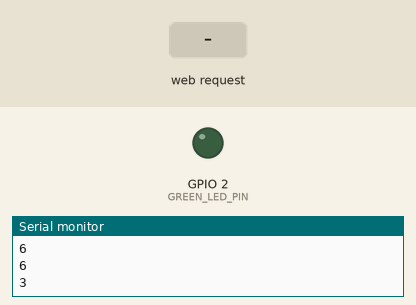
Simulated run of this program. Board: ESP32. Parts: output pins drawn as LEDs (lit = HIGH), the last lines printed to the serial monitor. The test bench sets the inputs (shaded band). WiFi joins after 1.5 s; servers stay silent unless stated; storage starts empty; EEPROM starts erased.

Above: at 3.7 s.
3.8 s: HTTP request GET /ledupdate received
At 4.9 s:
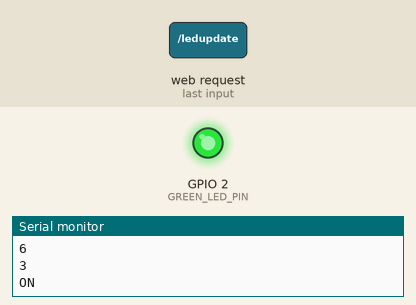
5.3 s: HTTP request GET /ledupdate?state=0 received
At 6.0 s:
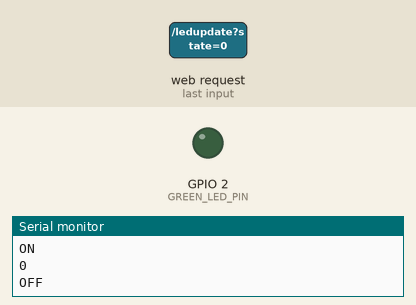
6.8 s: HTTP request GET /ledupdate?download=0 received
At 7.2 s:
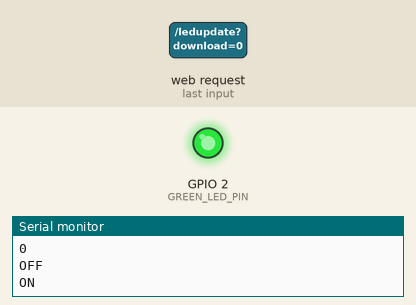
Timing chart, 0 to 9.8 s (numbered marks = the images above; inputs shaded):
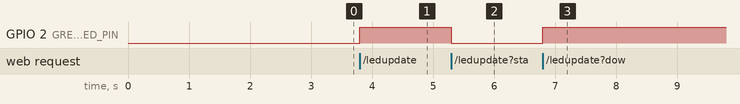

The program:

main.cpp
```cpp
// (licence header left out)
/* include headers */
#include <Arduino.h>
#include <WiFi.h>
#include <WebServer.h>
#include <FS.h>
#include <SPIFFS.h>
#include <ArduinoJson.h>
#include <EEPROM.h>

#define SSID		"IOTDev"
#define PASSWORD 	"IOTDev1234"

#define MEMORY_SIZE       10

#define MEMORY_GREEN_LED_BYTE   0
#define MEMORY_INIT_BYTE        9

#define GREEN_LED_PIN	2

/* web page index */
const char* htmlfile = "/index.html";

/* webserver object on port 80 */
WebServer ESPServer(80);

uint8_t ui8MemoryGreenLEDValue=0;

/* ESP Server functions*/
void espserver_handle_webrequests(void);
void espserver_led_update(void);
void espserver_handle_root(void);
bool espserver_load_from_spiffs(String path);

/* Memory function */
void eeprom_init(void);
void eeprom_update_all(void);

void setup(){

    delay(1000);

    /* start serial port with speed 9600 */
    Serial.begin(9600);
	Serial.setDebugOutput(true);

    /* start EEPROM */
    EEPROM.begin(MEMORY_SIZE);
    eeprom_init();

	/* wifi begin */
	WiFi.begin(SSID, PASSWORD);

	/* wait for wifi to connect */
	Serial.println("Connecting to WiFi..");
	while (WiFi.status() != WL_CONNECTED) {
  		delay(500);
  		Serial.println(WiFi.status());
	}

	/* Initialize SPIFFS */
	if(!SPIFFS.begin()){
		Serial.println("An Error has occurred while mounting SPIFFS");
		while(1);
	}

	/* Enable ESP Server function and start webserver */
    ESPServer.on("/",espserver_handle_root);
    ESPServer.on("/ledupdate",espserver_led_update);
    ESPServer.onNotFound(espserver_handle_webrequests);
    ESPServer.begin();

    /* set led pin as output and set to low */
	pinMode(GREEN_LED_PIN,OUTPUT);
	/* update led memory status to led */
    if(ui8MemoryGreenLEDValue == HIGH){
        digitalWrite(GREEN_LED_PIN,HIGH);
    }else{
        digitalWrite(GREEN_LED_PIN,LOW);
    }
}

void loop(){
    /* function to handle clients */
	ESPServer.handleClient();
}

/* this function used to load all web server related files from spiffs */
bool espserver_load_from_spiffs(String path){
    String dataType = "text/plain";
    if(path.endsWith("/")) path += "index.htm";
    if(path.endsWith(".src")) path = path.substring(0, path.lastIndexOf("."));
    else if(path.endsWith(".html")) dataType = "text/html";
    else if(path.endsWith(".htm")) dataType = "text/html";
    else if(path.endsWith(".css")) dataType = "text/css";
    else if(path.endsWith(".js")) dataType = "application/javascript";
    else if(path.endsWith(".png")) dataType = "image/png";
    else if(path.endsWith(".gif")) dataType = "image/gif";
    else if(path.endsWith(".jpg")) dataType = "image/jpeg";
    else if(path.endsWith(".ico")) dataType = "image/x-icon";
    else if(path.endsWith(".xml")) dataType = "text/xml";
    else if(path.endsWith(".pdf")) dataType = "application/pdf";
    else if(path.endsWith(".zip")) dataType = "application/zip";
    File dataFile = SPIFFS.open(path.c_str(), "r");
    if (ESPServer.hasArg("download")) dataType = "application/octet-stream";
    if (ESPServer.streamFile(dataFile, dataType) != dataFile.size()) {}

    dataFile.close();
    return true;
}

/* this function updates the led status on client request */
void espserver_led_update(void){
   	String sData;
    StaticJsonDocument<1048> doc;

    /* Measure Signal Strength (RSSI) of Wi-Fi connection */
    if(WiFi.RSSI() <= -100){
        doc["rssi"] = 0;
    }else if(WiFi.RSSI() >= -50){
        doc["rssi"] = 100;
    }else{
        doc["rssi"] = 2 * (WiFi.RSSI() + 100);
    }

    doc["MAC"] = WiFi.macAddress();

    Serial.println(ESPServer.arg("state"));
	if (ESPServer.arg("state")=="0"){
		digitalWrite(GREEN_LED_PIN,LOW);
        EEPROM.write(MEMORY_GREEN_LED_BYTE,0);
        EEPROM.commit();
		Serial.println("OFF");
        doc["LEDState"] = "OFF";
	}else{
		digitalWrite(GREEN_LED_PIN,HIGH);
        EEPROM.write(MEMORY_GREEN_LED_BYTE,1);
        EEPROM.commit();
		Serial.println("ON");
        doc["LEDState"] = "ON";
	}

    serializeJson(doc, sData);

    ESPServer.send(200, "text/json",sData);
}

/* This handling root file */
void espserver_handle_root(void){
  ESPServer.sendHeader("Location", "/index.html",true);   //Redirect to our html web page
  ESPServer.send(302, "text/plane","");
}

/* this function handle when wrong url path requented */
void espserver_handle_webrequests(void){
    if(espserver_load_from_spiffs(ESPServer.uri())) return;
    String message = "File Not Detected\n\n";
    message += "URI: ";
    message += ESPServer.uri();
    message += "\nMethod: ";
    message += (ESPServer.method() == HTTP_GET)?"GET":"POST";
    message += "\nArguments: ";
    message += ESPServer.args();
    message += "\n";
    for (uint8_t i=0; i<ESPServer.args(); i++){
        message += " NAME:"+ESPServer.argName(i) + "\n VALUE:" + ESPServer.arg(i) + "\n";
    }

    ESPServer.send(404, "text/plain", message);
}

/* ini memory and update all bytes*/
void eeprom_init(void){
    if(EEPROM.read(MEMORY_INIT_BYTE) != 1){
        EEPROM.write(MEMORY_GREEN_LED_BYTE,0);
        EEPROM.write(MEMORY_INIT_BYTE,1);
        EEPROM.commit();
    }

	/* update all memory bytes */
	eeprom_update_all();
}

/* This function updates all memory bytes */
void eeprom_update_all(void){
	ui8MemoryGreenLEDValue = EEPROM.read(MEMORY_GREEN_LED_BYTE);
}
```

Measured:
- after the input at 3.8 s, GPIO 2 (GREEN_LED_PIN): LOW → HIGH at once
- after the input at 5.3 s, GPIO 2 (GREEN_LED_PIN): HIGH → LOW at once
- after the input at 6.8 s, GPIO 2 (GREEN_LED_PIN): LOW → HIGH at once
